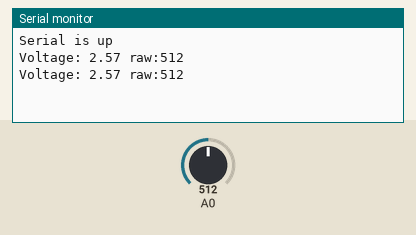
The sketch below on a simulated Arduino Uno, built with avr-gcc and run on an emulated ATmega328P. Shown: the last lines printed to the serial monitor. Inputs (shaded band) come from the test bench; at power-on: A0 = 512.

Above: at 1.8 s.
1.9 s: A0 set to 716
At 2.5 s:
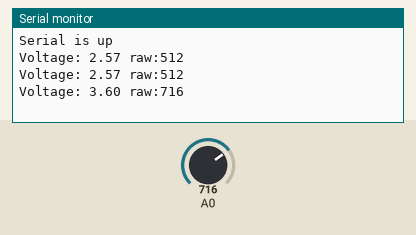
3.4 s: A0 set to 900
At 4.8 s:
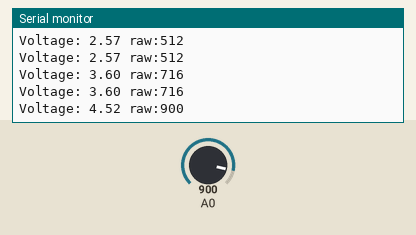
Timing chart, 0 to 6.4 s (numbered marks = the images above; inputs shaded):
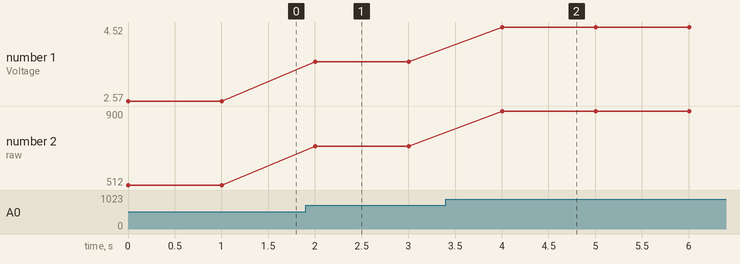

The sketch:

01_AnalogVoltageMeasurement.ino
```cpp
unsigned int raw=0;
float volt=0.0;
const int sleepTimeS = 60;

const int resistor = 100;
const float scalingFactor = 5.14; // TODO how was this calculated?


void setup() {

  Serial.begin(115200);
  Serial.println("Serial is up");
}

void loop() {

  pinMode(A0, INPUT);
  raw = analogRead(A0);

  volt=raw/1023.0;
  volt=volt*scalingFactor;

  Serial.println("Voltage: " + String(volt) + " raw:" + String(raw));
  delay(1000);

}
```

Measured:
- after the input at 1.9 s, the serial monitor: prints a new line after 0.10 s (image 1)
- after the input at 3.4 s, the serial monitor: prints a new line after 0.60 s (image 2)
- plotted number 1: 2.57 → 3.6 after the input at 1.9 s, 3.6 → 4.52 after the input at 3.4 s
- plotted number 2: 512 → 716 after the input at 1.9 s, 716 → 900 after the input at 3.4 s
